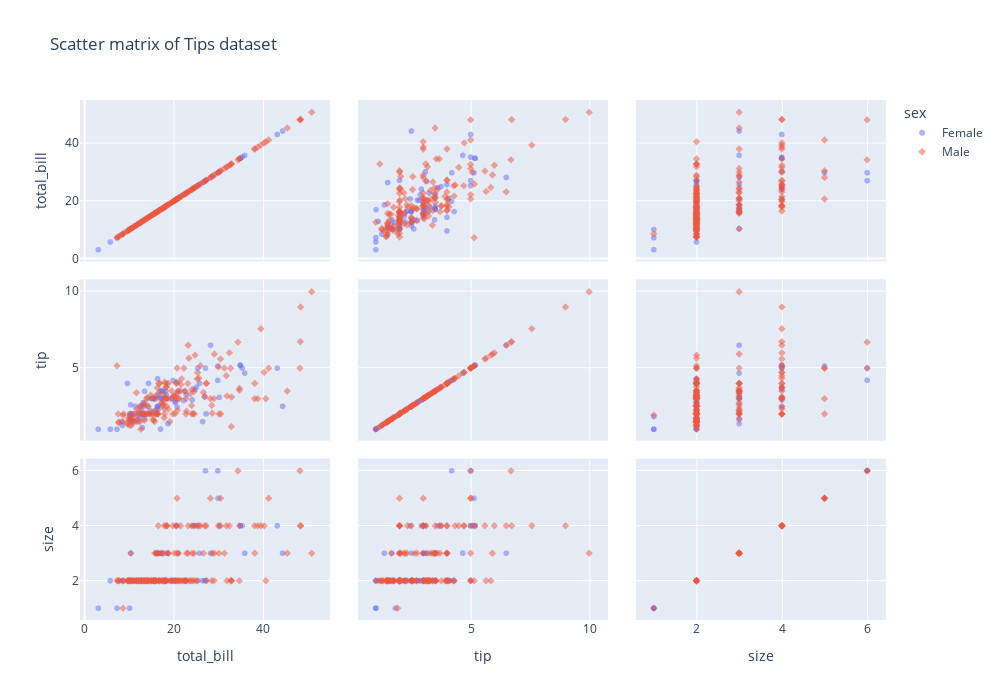

Notebook source saved alongside this figure:
### Code cell
fig = px.scatter_matrix(tips,
                       dimensions= ["total_bill","tip","size"],
                       color = "sex",
                       symbol = "sex",
                       title="Scatter matrix of Tips dataset")


fig.update_layout(width=1000,height=700)


fig.update_traces(marker=dict(size=6,
                              opacity=.5
                            ))


fig.show()

### Figure 1 — Plotly figure (JSON) as saved in the notebook; plotly's stock layout.template omitted (floating-point values rounded to 4 significant figures; data arrays with more than 128 entries replaced by an {"elided": "..."} marker saying what was removed)
{"data": [{"dimensions": [{"axis": {"matches": true}, "label": "total_bill", "values": [16.99, 24.59, 35.26, 14.83, 10.33, 16.97, 20.29, 15.77, 19.65, 15.06, 20.69, 16.93, 10.29, 34.81, 26.41, 16.45, 3.07, 17.07, 26.86, 25.28, 14.73, 10.07, 34.83, 5.75, 16.32, 22.75, 11.35, 15.38, 44.3, 22.42, 20.92, 14.31, 7.25, 25.71, 17.31, 10.65, 12.43, 24.08, 13.42, 12.48, 29.8, 14.52, 11.38, 20.27, 11.17, 12.26, 18.26, 8.51, 10.33, 14.15, 13.16, 17.47, 27.05, 16.43, 8.35, 18.64, 11.87, 29.85, 25, 13.39, 16.21, 17.51, 10.59, 10.63, 9.6, 20.9, 18.15, 19.81, 43.11, 13, 12.74, 13, 16.4, 16.47, 12.76, 13.27, 28.17, 12.9, 30.14, 13.42, 15.98, 16.27, 10.09, 22.12, 35.83, 27.18, 18.78]}, {"axis": {"matches": true}, "label": "tip", "values": [1.01, 3.61, 5, 3.02, 1.67, 3.5, 2.75, 2.23, 3, 3, 2.45, 3.07, 2.6, 5.2, 1.5, 2.47, 1, 3, 3.14, 5, 2.2, 1.83, 5.17, 1, 4.3, 3.25, 2.5, 3, 2.5, 3.48, 4.08, 4, 1, 4, 3.5, 1.5, 1.8, 2.92, 1.68, 2.52, 4.2, 2, 2, 2.83, 1.5, 2, 3.25, 1.25, 2, 2, 2.75, 3.5, 5, 2.3, 1.5, 1.36, 1.63, 5.14, 3.75, 2.61, 2, 3, 1.61, 2, 4, 3.5, 3.5, 4.19, 5, 2, 2.01, 2, 2.5, 3.23, 2.23, 2.5, 6.5, 1.1, 3.09, 3.48, 3, 2.5, 2, 2.88, 4.67, 2, 3]}, {"axis": {"matches": true}, "label": "size", "values": [2, 4, 4, 2, 3, 3, 2, 2, 2, 2, 4, 3, 2, 4, 2, 2, 1, 3, 2, 2, 2, 1, 4, 2, 2, 2, 2, 2, 3, 2, 2, 2, 1, 3, 2, 2, 2, 4, 2, 2, 6, 2, 2, 2, 2, 2, 2, 2, 2, 2, 2, 2, 6, 2, 2, 3, 2, 5, 4, 2, 3, 2, 2, 2, 2, 3, 3, 2, 4, 2, 2, 2, 2, 3, 2, 2, 3, 2, 4, 2, 3, 2, 2, 2, 3, 2, 2]}], "hovertemplate": "sex=Female<br>%{xaxis.title.text}=%{x}<br>%{yaxis.title.text}=%{y}<extra></extra>", "legendgroup": "Female", "marker": {"color": "#636efa", "opacity": 0.5, "size": 6, "symbol": "circle"}, "name": "Female", "showlegend": true, "type": "splom"}, {"dimensions": [{"axis": {"matches": true}, "label": "total_bill", "values": {"elided": "157 float values"}}, {"axis": {"matches": true}, "label": "tip", "values": {"elided": "157 float values"}}, {"axis": {"matches": true}, "label": "size", "values": {"elided": "157 int values"}}], "hovertemplate": "sex=Male<br>%{xaxis.title.text}=%{x}<br>%{yaxis.title.text}=%{y}<extra></extra>", "legendgroup": "Male", "marker": {"color": "#EF553B", "opacity": 0.5, "size": 6, "symbol": "diamond"}, "name": "Male", "showlegend": true, "type": "splom"}], "layout": {"dragmode": "select", "height": 700, "legend": {"title": {"text": "sex"}, "tracegroupgap": 0}, "title": {"text": "Scatter matrix of Tips dataset"}, "width": 1000}}
